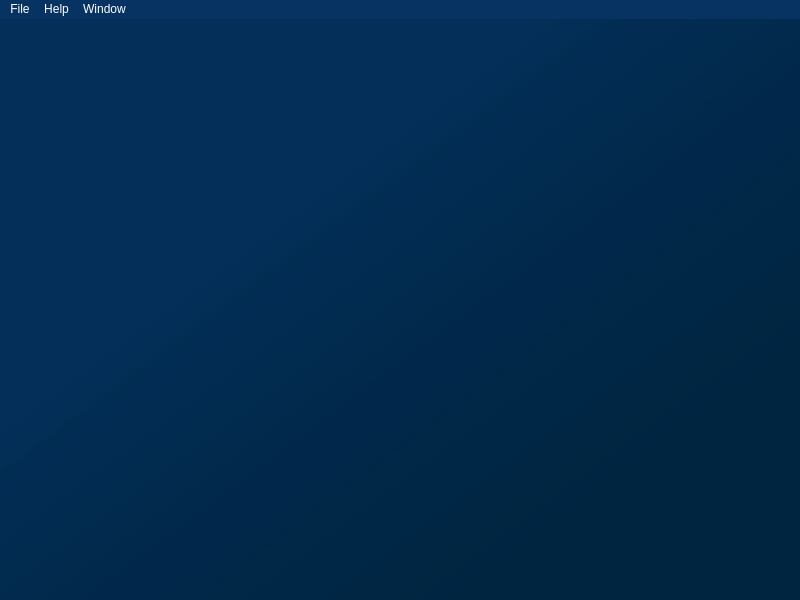
<?xml version="1.0" encoding="UTF-8"?>
<ui version="4.0">
 <class>MainWindow</class>
 <widget class="QMainWindow" name="MainWindow">
  <property name="geometry">
   <rect>
    <x>0</x>
    <y>0</y>
    <width>800</width>
    <height>600</height>
   </rect>
  </property>
  <property name="minimumSize">
   <size>
    <width>800</width>
    <height>600</height>
   </size>
  </property>
  <property name="maximumSize">
   <size>
    <width>800</width>
    <height>16777215</height>
   </size>
  </property>
  <property name="windowTitle">
   <string>HD Key Ring</string>
  </property>
  <property name="windowIcon">
   <iconset resource="Resources.qrc">
    <normaloff>:/icons/icons/bitcoin128.png</normaloff>:/icons/icons/bitcoin128.png</iconset>
  </property>
  <property name="autoFillBackground">
   <bool>false</bool>
  </property>
  <property name="styleSheet">
   <string notr="true">background-color: rgb(48, 48, 48);
background-color: qlineargradient(spread:pad, x1:0.898, y1:0.8925, x2:0.222, y2:0.232955, stop:0.162162 rgba(0, 37, 65, 255), stop:0.843243 rgba(2, 45, 87, 202));</string>
  </property>
  <property name="iconSize">
   <size>
    <width>12</width>
    <height>12</height>
   </size>
  </property>
  <widget class="QWidget" name="centralWidget"/>
  <widget class="QMenuBar" name="menuBar">
   <property name="geometry">
    <rect>
     <x>0</x>
     <y>0</y>
     <width>800</width>
     <height>19</height>
    </rect>
   </property>
   <property name="styleSheet">
    <string notr="true">color: rgb(255, 255, 255);
background-color: rgb(7, 51, 98);</string>
   </property>
   <widget class="QMenu" name="menuHelp">
    <property name="title">
     <string>Help</string>
    </property>
   </widget>
   <widget class="QMenu" name="menuWindow">
    <property name="title">
     <string>Window</string>
    </property>
   </widget>
   <widget class="QMenu" name="menuFile">
    <property name="geometry">
     <rect>
      <x>265</x>
      <y>100</y>
      <width>148</width>
      <height>112</height>
     </rect>
    </property>
    <property name="locale">
     <locale language="Ewe" country="Ghana"/>
    </property>
    <property name="title">
     <string>File</string>
    </property>
    <addaction name="actionCreate_Key_Ring"/>
    <addaction name="actionImport_Key_Ring"/>
    <addaction name="actionHide_Key_Ring"/>
    <addaction name="separator"/>
   </widget>
   <addaction name="menuFile"/>
   <addaction name="menuHelp"/>
   <addaction name="menuWindow"/>
  </widget>
  <action name="actionCreate_Key_Ring">
   <property name="text">
    <string>Create Key Ring</string>
   </property>
  </action>
  <action name="actionImport_Key_Ring">
   <property name="text">
    <string>Import Key Ring</string>
   </property>
  </action>
  <action name="actionHide_Key_Ring">
   <property name="text">
    <string>Hide Key Ring</string>
   </property>
  </action>
 </widget>
 <layoutdefault spacing="6" margin="11"/>
 <resources>
  <include location="Resources.qrc"/>
 </resources>
 <connections/>
</ui>
